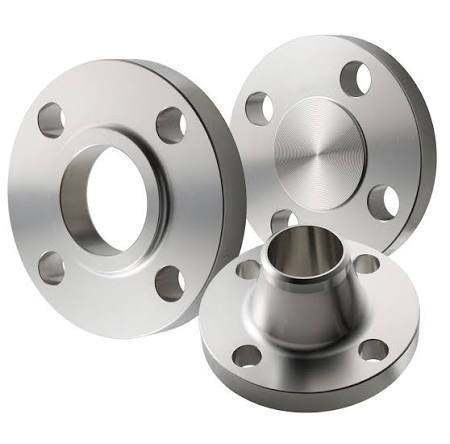
#> input picture tests/sample_flanges.jpg, 450 x 444 px
$ python -i preprocessing.py   (imports and definitions only)   (older library calls are emulated)
#> lines starting #> are read from the running program, lines starting #| are printed output that depends on the picture
"""
Image Preprocessing and Optical Enhancement Module
Implements edge-preserving noise filtering, LAB-space CLAHE enhancement,
and calibrated industrial image quality assurance metrics.
"""
import io
import base64
from typing import Dict, Any, Tuple
import numpy as np
import cv2
from PIL import Image


def ndarray_to_base64(arr: np.ndarray, format: str = "PNG") -> str:
    """Converts RGB/RGBA numpy array into a base64 data URI string."""
    mode = "RGBA" if (arr.ndim == 3 and arr.shape[2] == 4) else "RGB"
    pil_img = Image.fromarray(arr, mode=mode)
    buf = io.BytesIO()
    save_format = "PNG" if mode == "RGBA" else ("JPEG" if format.upper() in ("JPG", "JPEG") else "PNG")
    pil_img.save(buf, format=save_format, quality=92 if save_format == "JPEG" else None)
    mime = "image/png" if save_format == "PNG" else "image/jpeg"
    return f"data:{mime};base64,{base64.b64encode(buf.getvalue()).decode('utf-8')}"


def preprocess_and_enhance(
    img_rgb: np.ndarray,
    enable_clahe: bool = True,
    clip_limit: float = 2.0,
    tile_grid: int = 8,
    max_dimension: int = 1536
) -> Tuple[np.ndarray, str, Dict[str, Any]]:
    """
    Preprocesses the component image:
    1. Resizes with aspect ratio preservation if dimension exceeds max_dimension.
    2. Computes optical QA metrics (Laplacian focus, luminance, RMS contrast, SNR).
    3. Applies edge-preserving bilateral filtering to reduce sensor noise without destroying crack tips.
    4. Applies CLAHE in LAB color space if enabled.
    """
#> called with enable_clahe = True, clip_limit = 2, tile_grid = 8, max_dimension = 1536
    h, w = img_rgb.shape[:2]
#> h = 444; w = 450

    # 1. Aspect-ratio preserving resize if needed
    scale = 1.0
    if max(h, w) > max_dimension:
        scale = max_dimension / float(max(h, w))
        new_w = max(16, int(round(w * scale)))
        new_h = max(16, int(round(h * scale)))
        processed_rgb = cv2.resize(img_rgb, (new_w, new_h), interpolation=cv2.INTER_AREA)
    else:
        processed_rgb = img_rgb.copy()

    # 2. Quality Metrics computation on grayscale
    gray = cv2.cvtColor(processed_rgb, cv2.COLOR_RGB2GRAY)

    # Laplacian Focus Score (sharpness variance)
    focus_val = float(cv2.Laplacian(gray, cv2.CV_64F).var())
#> focus_val = 577.1
    focus_score = round(focus_val, 2)
#> focus_score = 577.1

    # Mean Brightness [0, 100]
    mean_lum = float(np.mean(gray))
#> mean_lum = 203.7
    brightness_score = round((mean_lum / 255.0) * 100.0, 1)
#> brightness_score = 79.9

    # RMS Contrast (standard deviation of gray levels)
    contrast_score = round(float(np.std(gray)), 2)
#> contrast_score = 60.45

    # Estimated Signal-to-Noise Ratio (dB)
    blurred = cv2.GaussianBlur(gray, (3, 3), 0)
    noise = np.abs(gray.astype(np.float64) - blurred.astype(np.float64))
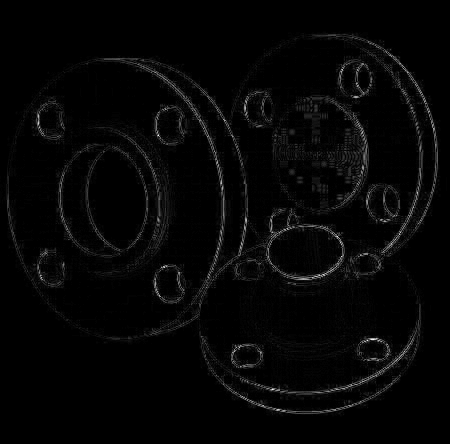
#> noise: shape (444, 450) float64; min 0, max 77, mean 1.8; drawn with min black and max white
    noise_sigma = np.std(noise)
#> noise_sigma = 4.85
    snr_val = float(20.0 * np.log10((mean_lum + 1e-5) / (noise_sigma + 1e-5))) if noise_sigma > 0 else 45.0
#> snr_val = 32.47
    snr_score = round(min(55.0, max(10.0, snr_val)), 1)
#> snr_score = 32.5

    # Determine overall QA status
    if focus_score < 40.0:
        quality_check = "WARNING: BLURRED / OUT-OF-FOCUS"
    elif brightness_score < 18.0:
        quality_check = "WARNING: UNDEREXPOSED"
    elif brightness_score > 88.0:
        quality_check = "WARNING: OVEREXPOSED"
    elif contrast_score < 18.0:
        quality_check = "MARGINAL: LOW CONTRAST"
    else:
        quality_check = "PASS - OPTIMAL METROLOGY GRADE"

    # 3. Edge-preserving bilateral denoising
    # Small diameter (d=5) and subtle color sigma (25) preserves hairline cracks & scratches
    denoised = cv2.bilateralFilter(processed_rgb, d=5, sigmaColor=25, sigmaSpace=25)

    # 4. Optional CLAHE enhancement in LAB color space
    if enable_clahe and clip_limit > 0:
        lab = cv2.cvtColor(denoised, cv2.COLOR_RGB2LAB)
#> lab: shape (444, 450, 3); mean of channels 0, 1, 2 207.2, 128.1, 128.9
        l_channel, a_channel, b_channel = cv2.split(lab)
        clahe = cv2.createCLAHE(clipLimit=float(clip_limit), tileGridSize=(tile_grid, tile_grid))
        enhanced_l = clahe.apply(l_channel)
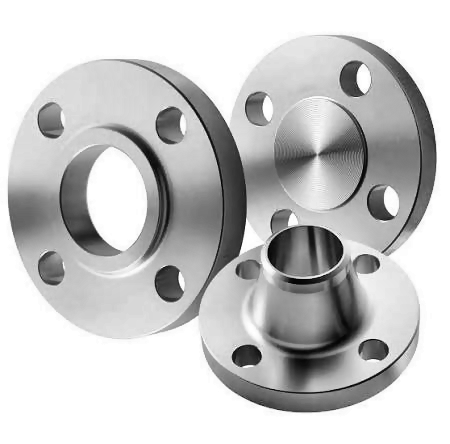
#> enhanced_l: shape (444, 450); min 0, max 255, mean 199.5
        merged_lab = cv2.merge([enhanced_l, a_channel, b_channel])
#> merged_lab: shape (444, 450, 3); mean of channels 0, 1, 2 199.5, 128.1, 128.9
        enhanced_rgb = cv2.cvtColor(merged_lab, cv2.COLOR_LAB2RGB)
    else:
        enhanced_rgb = denoised

    enhanced_b64 = ndarray_to_base64(enhanced_rgb, "PNG")

    quality_metrics = {
        "quality_check": quality_check,
        "focus_score": focus_score,
        "brightness_score": brightness_score,
        "contrast_score": contrast_score,
        "noise_level_snr": snr_score,
        "processed_dimensions": (enhanced_rgb.shape[1], enhanced_rgb.shape[0])
    }
#> quality_metrics = {'quality_check': 'PASS - OPTIMAL METROLOGY GRADE', 'focus_score': 577.1, 'brightness_score': 79.9, 'contrast_score': 60.45, 'noise_level_snr': 32.5, 'processed_dimensions': (450, 444)}

    return enhanced_rgb, enhanced_b64, quality_metrics

>>> import cv2
>>> picture = cv2.cvtColor(cv2.imread('../../tests/sample_flanges.jpg'), cv2.COLOR_BGR2RGB)
>>> result = preprocess_and_enhance(picture)
